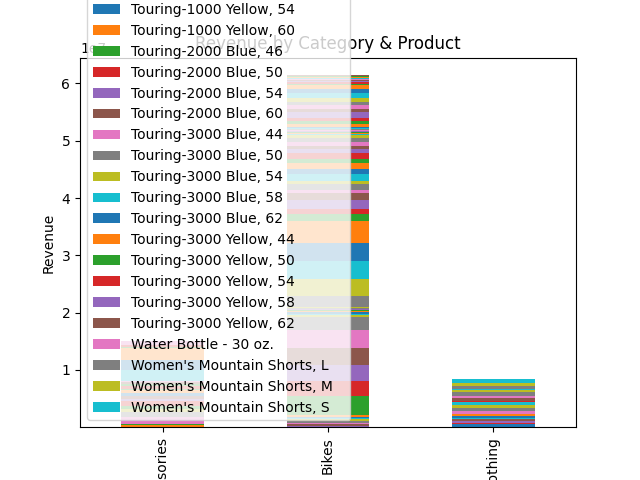

Python code for this plot:
import pandas as pd
import matplotlib.pyplot as plt

df = pd.read_pickle(r"C:/Users/[user]/ENTRANS/clean_sales.pkl")

t = df.groupby(["Product_Category", "Product"])["Revenue"].sum().unstack()
t.plot(kind="bar", stacked=True)
plt.title("Revenue by Category & Product")
plt.ylabel("Revenue")
plt.savefig("stacked_category_product.png")
plt.close()
print("Stacked bar saved as stacked_category_product.png")